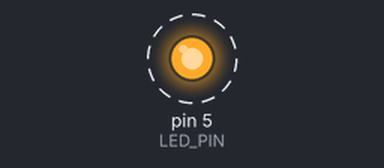
Simulated run of this sketch. Board: Arduino Uno, built with avr-gcc and run on an emulated ATmega328P. Parts: output pins drawn as LEDs (lit = HIGH). Dashed ring = blinking.

Above: at 0.05 s.
Timing chart, 0 to 3.0 s (numbered marks = the images above):
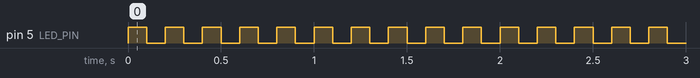

The sketch:

ledblink.ino
```cpp
#define LED_PIN 5

void setup() {
  pinMode(LED_PIN, OUTPUT);
}

void loop() {
  digitalWrite(LED_PIN, HIGH);
  delay(100);   // allumée 100 ms
  digitalWrite(LED_PIN, LOW);
  delay(100);   // éteinte 100 ms
}
```

Measured:
- by itself, pin 5 (LED_PIN): alternates HIGH for 0.10 s and LOW for 0.10 s
